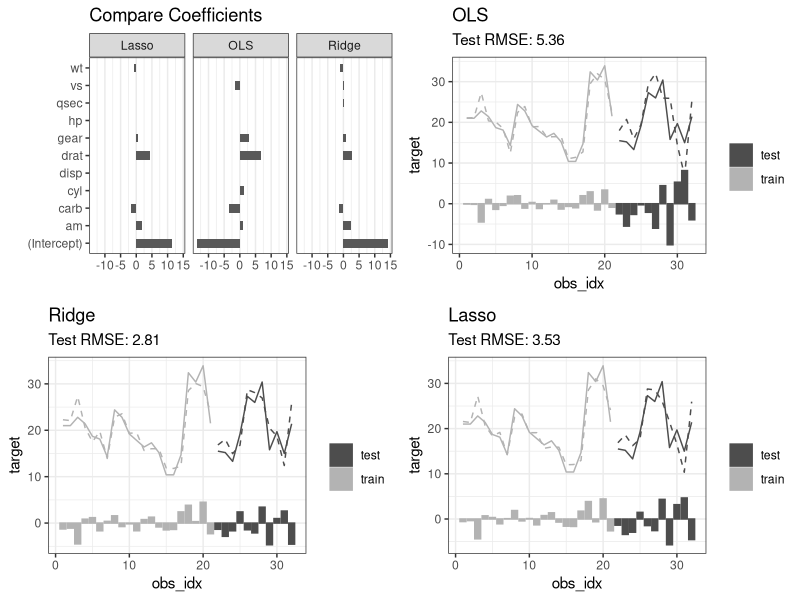

This figure's R source:
library(dplyr)
library(glmnet)
library(ggplot2)
library(scales)
library(gridExtra)
library(tidyr)

rm(list=ls())

formula <- mpg ~ .

data <- 
  mtcars %>% 
  filter(complete.cases(.))

train.idx <- 
  1:(nrow(data)*2/3)


# Data Split by Formula : glmnet needs
y <- 
  as.character(formula)[2] %>%
  data[.] %>% unlist

x <- 
  model.matrix(formula, data)[,-1]

train.x <- x[train.idx,]
train.y <- y[train.idx]

test.x <- x[-train.idx,]
test.y <- y[-train.idx]


# Model Fitting
ols <- lm(formula, data[train.idx,])
ridge <- cv.glmnet(train.x, train.y, alpha=0, nfolds=5)
lasso <- cv.glmnet(train.x, train.y, alpha=1, nfolds=5)


# Calculations
rmse <- function(real, pred){
  sum.of.squares <- sum((real - pred)^2)
  obs.num <- length(real)
  mse <- sum.of.squares / obs.num
  sqrt(mse)
}

result <-
  data %>%
  mutate(
    idx = 1:n(),
    real = y,
    type = ifelse(idx %in% train.idx, 'train', 'test'),
    pred.ols = predict(ols, type='response', newdata=data),
    pred.ridge = predict(ridge, type='response', s=ridge$lambda.min, newx=x),
    pred.lasso = predict(lasso, type='response', s=lasso$lambda.min, newx=x),
    gap.ols = real - pred.ols,
    gap.ridge = real - pred.ridge,
    gap.lasso = real - pred.lasso) %>%
  mutate(
    rmse.ols = rmse(real=test.y, pred=.[-train.idx,]$pred.ols),
    rmse.ridge = rmse(real=test.y, pred=.[-train.idx,]$pred.ridge),
    rmse.lasso = rmse(real=test.y, pred=.[-train.idx,]$pred.lasso))

coefficients <-
  data.frame(
    OLS = ols %>% coef,
    Ridge = ridge %>% coef(s=.$lambda.min) %>% .[,1],
    Lasso = lasso %>% coef(s=.$lambda.min) %>% .[,1]
  ) %>%
  mutate(variable = rownames(.)) %>%
  gather(key='model', value='coef', 1:3)


# Charts
plot.model <- function(pred, gap, rmse, title){
  result %>%
    ggplot(aes(x=idx, y=real, colour=type)) +
    geom_line() +
    geom_line(aes(y=pred), lty='dashed') +
    geom_bar(aes(y=gap, fill=type), stat='identity', width=.8) +
    scale_fill_manual(values=c('gray30','gray70')) +
    scale_colour_manual(values=c('gray30','gray70')) +
    labs(
      title=title, subtitle=paste('Test RMSE', round(rmse, 2), sep=': '), 
      x='obs_idx', y='target', fill='', colour='') +
    theme_bw()
}

p.ols <- 
  plot.model(
    result$pred.ols, 
    result$gap.ols, 
    result$rmse.ols, 'OLS')

p.ridge <- 
  plot.model(
    result$pred.ridge, 
    result$gap.ridge, 
    result$rmse.ridge, 'Ridge')

p.lasso <- 
  plot.model(
    result$pred.lasso, 
    result$gap.lasso, 
    result$rmse.lasso, 'Lasso')

p.coef <-
  coefficients %>%
  ggplot(aes(x=variable, y=coef, group=model)) +
  geom_bar(stat='identity', width=.5) +
  coord_flip() +
  facet_grid(~ model) +
  labs(title='Compare Coefficients', x='', y='') +
  theme_bw() +
  theme(
    panel.grid.major.y = element_blank(),
    panel.grid.minor.y = element_blank())

grid.arrange(
  p.coef, p.ols, 
  p.ridge, p.lasso, ncol=2)
